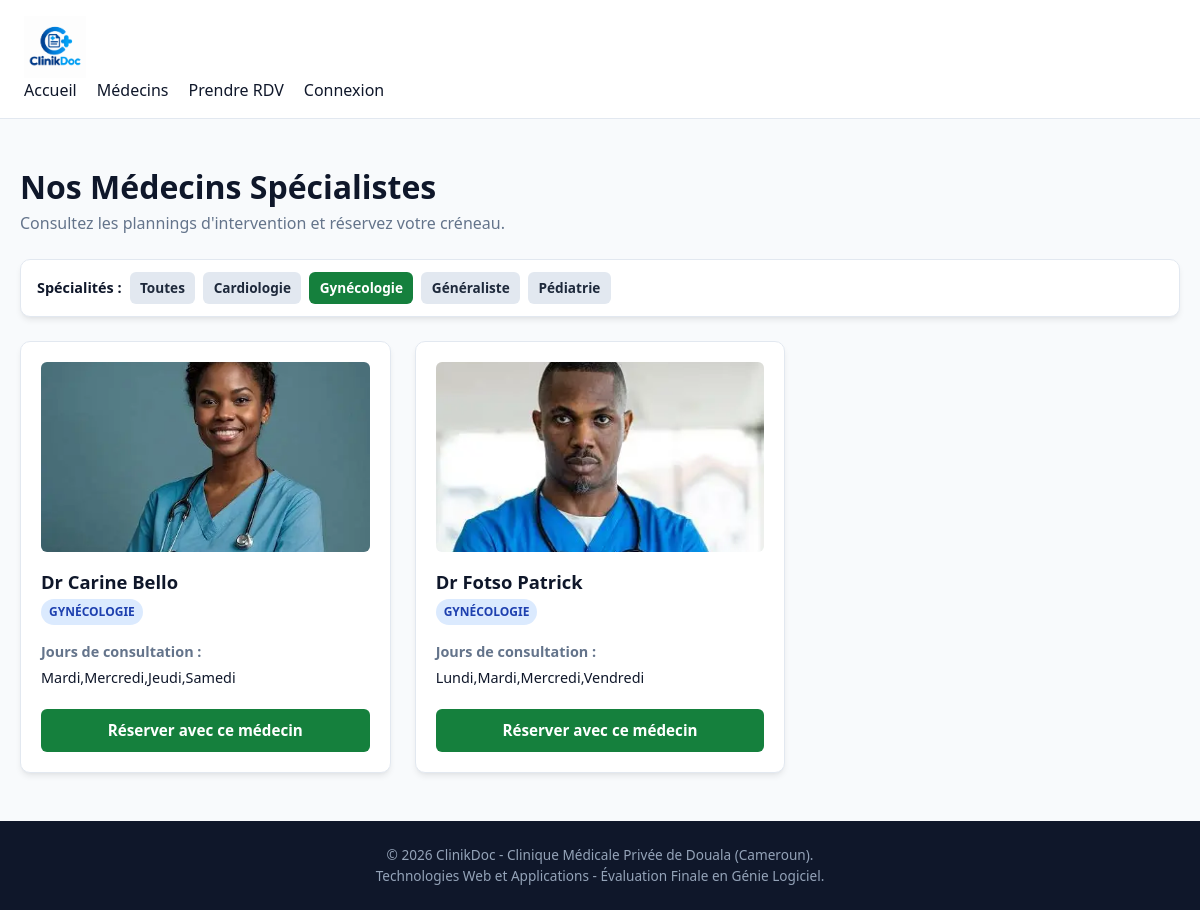
The page /medecins?specialite=Gynécologie on the database as committed earlier.
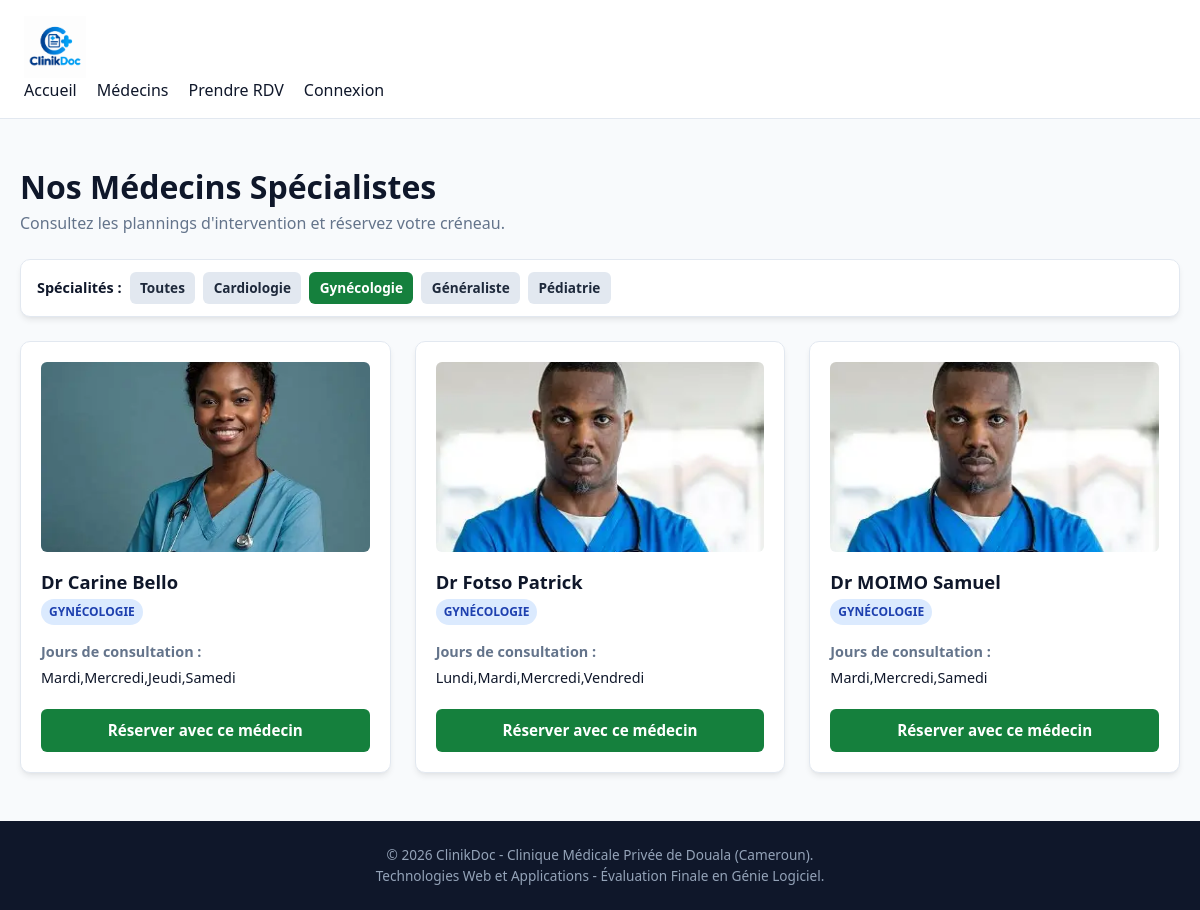
The same page on the database as committed later.
### tables this page shows
CREATE TABLE medecins (
    id INTEGER PRIMARY KEY AUTOINCREMENT,
    nom TEXT NOT NULL,
    specialite TEXT NOT NULL CHECK (specialite IN ('Généraliste', 'Pédiatrie', 'Gynécologie', 'Cardiologie')),
    photo TEXT NOT NULL DEFAULT 'default_doc.png',
    jours_consultation TEXT NOT NULL, -- Ex: 'Lundi,Mardi,Jeudi'
    actif INTEGER NOT NULL DEFAULT 1 CHECK (actif IN (0, 1))
, login TEXT, empreinte TEXT);

### app.py (the view)
@app.route("/medecins")
def medecins():
    specialite = request.args.get("specialite", "").strip()
    db = get_db()
    specialites = [row["specialite"] for row in db.execute(
        "SELECT DISTINCT specialite FROM medecins WHERE actif = 1 ORDER BY specialite"
    ).fetchall()]
    if specialite and specialite in specialites:
        liste_medecins = db.execute(
            "SELECT * FROM medecins WHERE actif = 1 AND specialite = ? ORDER BY nom",
            (specialite,)
        ).fetchall()
    else:
        liste_medecins = db.execute(
            "SELECT * FROM medecins WHERE actif = 1 ORDER BY nom"
        ).fetchall()
    return render_template("medecins.html",
                           medecins=liste_medecins,
                           specialites=specialites,
                           specialite_active=specialite)

### app.py (called while the page is built, shortened)
def get_db():
    if "db" not in g:
        g.db = sqlite3.connect(app.config["DATABASE"])
        g.db.row_factory = sqlite3.Row  # Accès aux colonnes par leur nom
        g.db.execute("PRAGMA foreign_keys = ON;")
        colonnes = {row["name"] for row in g.db.execute("PRAGMA table_info(medecins)")}
        if "login" not in colonnes:
            g.db.execute("ALTER TABLE medecins ADD COLUMN login TEXT")
        if "empreinte" not in colonnes:
            g.db.execute("ALTER TABLE medecins ADD COLUMN empreinte TEXT")
        g.db.execute(
            "CREATE UNIQUE INDEX IF NOT EXISTS idx_medecins_login ON medecins(login) WHERE login IS NOT NULL"
        )
    return g.db

@app.teardown_appcontext
def fermer_db(exception=None):
    db = g.pop("db", None)
    if db is not None:
        db.close()

### templates/medecins.html (shortened to what this page needs)
{% extends "base.html" %}
{% block contenu %}
<div style="margin-bottom: 1.5rem;">
  <h1>Nos Médecins Spécialistes</h1>
  <p style="color: var(--text-muted);">Consultez les plannings d'intervention et réservez votre créneau.</p>
</div>
<div class="card" style="padding: 0.75rem 1rem; margin-bottom: 1.5rem;">
  <div style="display: flex; gap: 0.5rem; flex-wrap: wrap; align-items: center;">
    <span style="font-weight: 600; font-size: 0.9rem;">Spécialités :</span>
    <a href="{{ url_for('medecins') }}"
       class="btn btn-sm {% if not specialite_active %}btn-primary{% else %}btn-secondary{% endif %}">
       Toutes
    </a>
    {% for spec in specialites %}
      <a href="{{ url_for('medecins', specialite=spec) }}"
         class="btn btn-sm {% if specialite_active == spec %}btn-primary{% else %}btn-secondary{% endif %}">
         {{ spec }}
      </a>
    {% endfor %}
  </div>
</div>
<div class="grid-3">
  {% set portraits = ['OIP.webp', 'OIP (1).webp', 'OIP (2).webp', 'OIP (3).webp'] %}
  {% for medecin in medecins %}
    <article class="card">
      <img class="doctor-photo" src="{{ url_for('static', filename='images/' ~ portraits[(medecin.id - 1) % portraits|length]) }}" alt="Portrait de {{ medecin.nom }}">
      <div style="display: flex; align-items: center; gap: 1rem; margin-bottom: 1rem;">
        <div>
          <h2 style="font-size: 1.15rem; margin-bottom: 0.2rem;">{{ medecin.nom }}</h2>
          <span class="badge badge-prevu">{{ medecin.specialite }}</span>
        </div>
      </div>
      <div style="font-size: 0.9rem; margin-bottom: 1.25rem;">
        <p style="color: var(--text-muted); margin-bottom: 0.25rem;"><strong>Jours de consultation :</strong></p>
        <p>{{ medecin.jours_consultation }}</p>
      </div>
      <a href="{{ url_for('reserver', medecin_id=medecin.id) }}" class="btn btn-primary" style="width: 100%;">
        Réserver avec ce médecin
      </a>
    </article>
  {% else %}
    <p style="grid-column: 1 / -1; text-align: center; color: var(--text-muted);">Aucun médecin trouvé dans cette spécialité.</p>
  {% endfor %}
</div>
{% endblock %}

Rows that differ between the two databases and show on the page:
added medecins: nom "Dr MOIMO Samuel", specialite "GYNÉCOLOGIE", jours_consultation "Mardi,Mercredi,Samedi"
